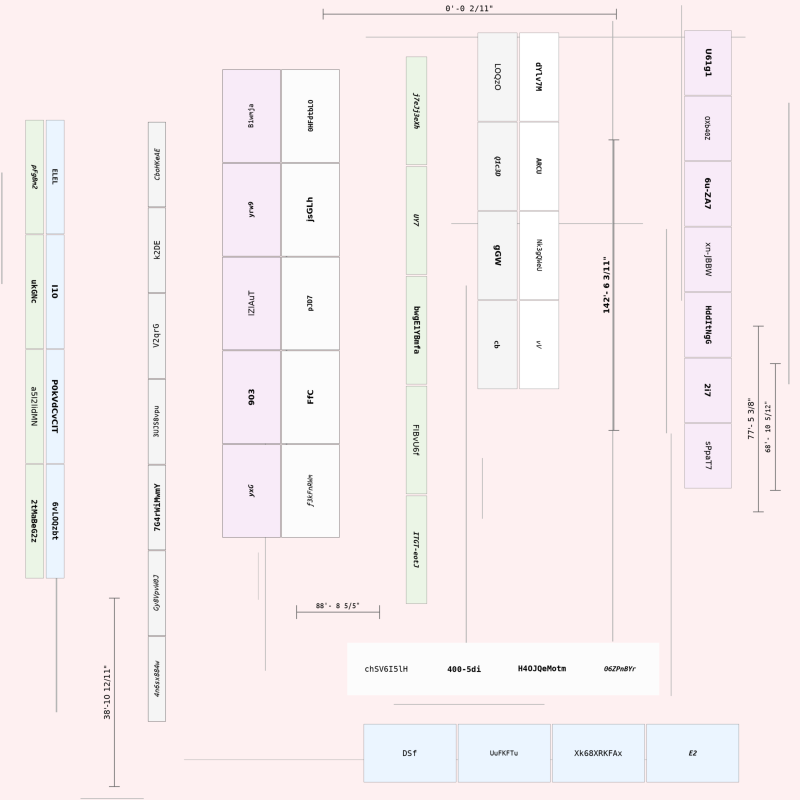
#> input picture data/sample_images/synth_00001.png, 3200 x 3200 px (shown at 1/4 size)
$ python -i classical_cv.py   (imports and definitions only)
#> lines starting #> are read from the running program, lines starting #| are printed output that depends on the picture; after the words box and inside, x2 and y2 are one past the last pixel; in counts of white or black regions, pixels touching at a corner belong together
# This is the classical CV text box drawer from the kaggle notebook

import cv2 as cv
import numpy as np

def remove_lines(image):
    #scale how long the line masks are based on image resolution
    height, width = image.shape[:2]

    if width <= 3200: #synthetic
        line_target = 15
    else:
        scale_factor = width / 7060 #resolution of store image
        line_target = max(5, int(25 * scale_factor))


    #creates a mask of only horizontal lines
    h_line_kernel = np.ones((1, line_target), np.uint8)
    h_lines = cv.morphologyEx(image, cv.MORPH_OPEN, h_line_kernel, iterations=2)

    #thicken lines to catch all of them
    h_lines = cv.dilate(h_lines, np.ones((3, 3), np.uint8), iterations=1)


    v_line_kernel = np.ones((line_target,1), np.uint8)
    v_lines = cv.morphologyEx(image, cv.MORPH_OPEN, v_line_kernel, iterations=2)
    v_lines = cv.dilate(v_lines, np.ones((3, 3), np.uint8), iterations=1)

    combined = cv.bitwise_or(h_lines, v_lines)

    #to get text only subtract the lines from the original
    text_only = cv.subtract(image, combined)

    #plt.figure(figsize=(40,24))
    #plt.imshow(text_only, cmap='gray')
    #plt.show()

    return text_only


def run_cv(file_path):
#> called with file_path = '../data/sample_images/synth_00001.png'
    img = cv.imread(file_path)
#> img is the input picture: shape (3200, 3200, 3); mean B, G, R 240.3, 238.6, 248.8
    if img is None:
        print(f"FAILED TO LOAD IMAGE AT: {file_path}")
        return []

    og_img = img.copy()
    img_gray = cv.imread(file_path, cv.IMREAD_GRAYSCALE)
#> img_gray: shape (3200, 3200); min 0, max 255, mean 241.6

    blocksize = 7 #size of block of neighboring pixels for threshold
    offsetC = 3 #positive offset helps filter out small noise


    #use mean adaptive threshold to convert image to binary (Gaussian is overkill and is more computatoinaly expensive)
    _, img_gray = cv.threshold(img_gray, 0, 255, cv.THRESH_BINARY_INV + cv.THRESH_OTSU)    #We invert so dilation works
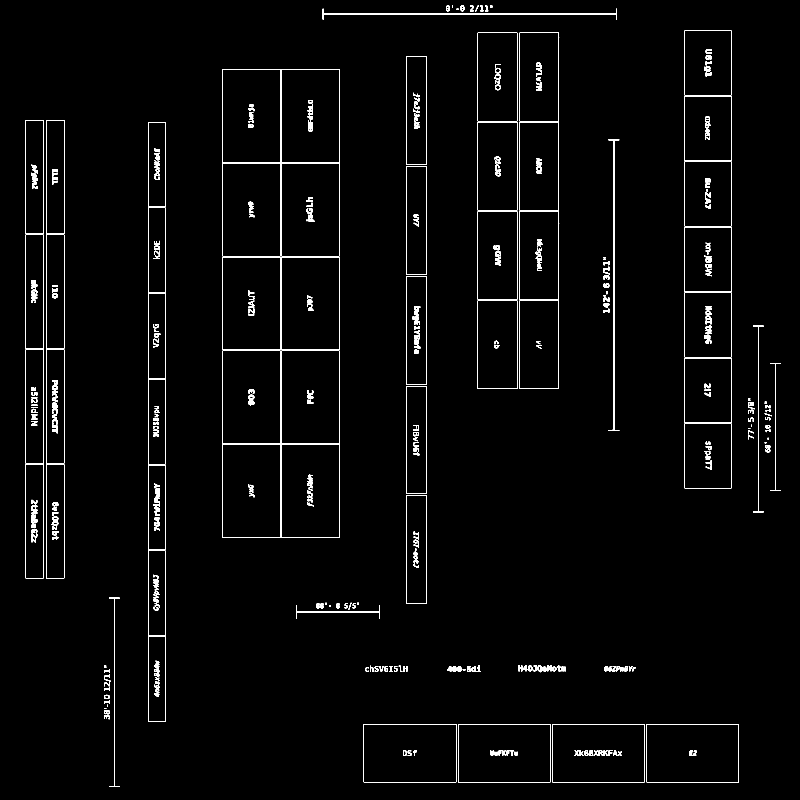
#> img_gray: shape (3200, 3200) (shown at 1/4 size); 1.3% white; 460 white regions (8 under 20 px), largest, box (x1, y1, x2, y2) and area: (1291, 35, 2467, 78) 3768, (2434, 557, 2477, 1724) 3749, (436, 2391, 479, 3148) 2511

    #Detect lines and remove them

    img_gray = remove_lines(img_gray)
#> in remove_lines, `h_lines = cv.morphologyEx(image, cv.MORPH_OPEN, h_line_kernel, iterati..`: h_lines: shape (3200, 3200); 0.21% white in thin lines or dots
#> in remove_lines, `h_lines = cv.dilate(h_lines, np.ones((3, 3), np.uint8), iterations=1)`: h_lines: shape (3200, 3200); 0.56% white; 108 white regions, largest, box (x1, y1, x2, y2) and area: (1290, 54, 2468, 59) 5890, (1184, 2446, 1521, 2451) 1685, (1454, 2895, 1826, 2898) 1116
#> in remove_lines, `v_lines = cv.morphologyEx(image, cv.MORPH_OPEN, v_line_kernel, iterati..`: v_lines: shape (3200, 3200); 0.44% white in thin lines or dots
#> in remove_lines, `v_lines = cv.dilate(v_lines, np.ones((3, 3), np.uint8), iterations=1)`:
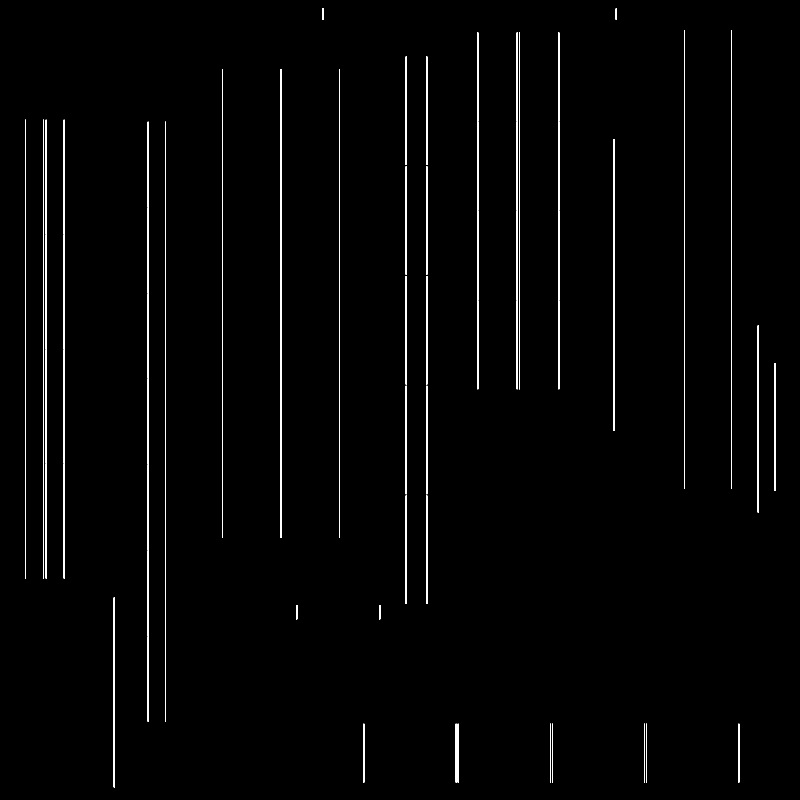
#> v_lines: shape (3200, 3200) (shown at 1/4 size); 1.2% white; 106 white regions, largest, box (x1, y1, x2, y2) and area: (2453, 557, 2458, 1724) 5835, (455, 2390, 460, 3149) 3795, (3031, 1302, 3036, 2050) 3740
#> in remove_lines, `combined = cv.bitwise_or(h_lines, v_lines)`: combined: shape (3200, 3200); 1.7% white; 55 white regions, largest, box (x1, y1, x2, y2) and area: (1290, 34, 2468, 79) 6290, (2433, 557, 2478, 1724) 6235, (435, 2390, 480, 3149) 4195
#> in remove_lines, `text_only = cv.subtract(image, combined)`:
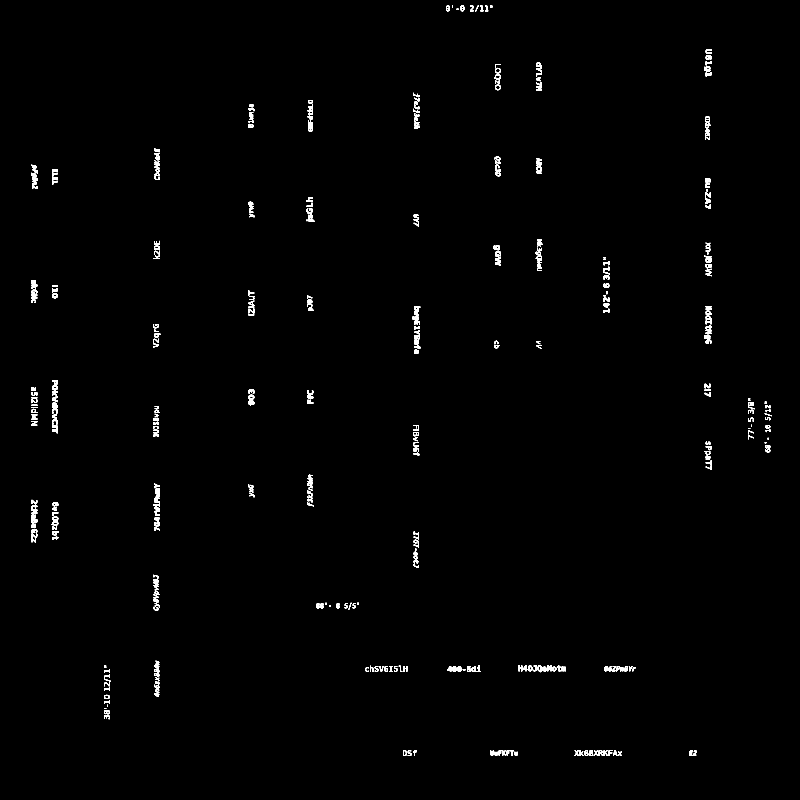
#> text_only: shape (3200, 3200) (shown at 1/4 size); 0.67% white; 405 white regions (8 under 20 px), largest, box (x1, y1, x2, y2) and area: (617, 1954, 640, 2009) 781, (1981, 1029, 2004, 1062) 487, (2816, 265, 2841, 285) 366


    #HORIZONTAL PASS
    h_kernel = np.ones((3,35),np.uint8)
    h_dilation = cv.dilate(img_gray, h_kernel, iterations=1)
#> h_dilation: shape (3200, 3200); 3% white; 207 white regions, largest, box (x1, y1, x2, y2) and area: (597, 1933, 657, 2065) 6601, (1635, 390, 1696, 516) 6366, (1211, 1898, 1272, 2029) 6314

    #VERTICAL PASS
    v_kernel = np.ones((35,3),np.uint8)
    v_dilation = cv.dilate(img_gray, v_kernel, iterations=1)
#> v_dilation: shape (3200, 3200); 2.3% white; 108 white regions, largest, box (x1, y1, x2, y2) and area: (2413, 1011, 2441, 1269) 6177, (207, 1503, 233, 1750) 6104, (415, 2646, 443, 2894) 5958

    #combine using bitwise or
    combined = cv.bitwise_or(h_dilation, v_dilation)
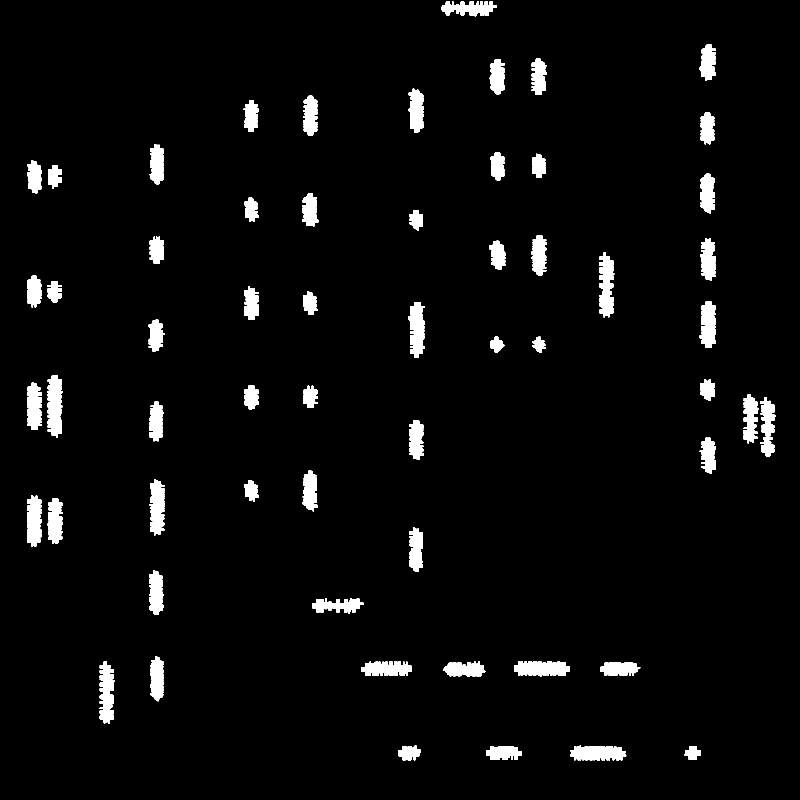
#> combined: shape (3200, 3200) (shown at 1/4 size); 3.7% white; 59 white regions


    #get outlines (contours)
    contours, _ = cv.findContours(combined, cv.RETR_EXTERNAL, cv. CHAIN_APPROX_SIMPLE)
#> contours = 59 contours; largest, box (x1, y1, x2, y2) and area: (191, 1503, 249, 1750) 11130, (2397, 1011, 2457, 1269) 10370, (1633, 1209, 1698, 1432) 10075, (2057, 2645, 2280, 2706) 10024, (399, 2646, 459, 2894) 9946


    detected_boxes = []
    for cnt in contours:
        x, y, w, h = cv.boundingRect(cnt)


        #use a an aspect ratio filter to get rid of square noise (words are rectangles)
        aspect_ratio = max(w, h) / float(min(w, h))


        if ((w > 15 and h > 50) or (h > 15 and w > 50)) and aspect_ratio > 1.1:

                #add density check (noise is almost always less dense)
                roi = img_gray[y:y+h, x:x+w]
                density = cv.countNonZero(roi) / (w * h)
                if density > .05:
                    #new logic to shrink boxes tigher around text
                    pad = 17 #17 because our kernel is 35 pixels wide, so it will add 17 pixels when dilating

                    new_x = x + pad
                    new_y = y + pad

                    # Prevent negative dimensions if the original box was somehow smaller than the padding
                    new_w = max(1, w - (2 * pad))
                    new_h = max(1, h - (2 * pad))

                    cv.rectangle(og_img, (new_x, new_y), (new_x + new_w, new_y + new_h), (0, 255, 0), 2)
                    detected_boxes.append([new_x, new_y, new_w, new_h])
#> this loop made 59 passes
#> (x, y, w, h, aspect_ratio, density, new_x, new_y) on passes 1 to 12: (2739, 2985, 65, 54, 1.2, 0.0923, 2756, 3002), (1944, 2985, 143, 54, 2.65, 0.111, 1961, 3002), (2281, 2983, 224, 58, 3.86, 0.145, 2298, 3000), (1595, 2983, 88, 58, 1.52, 0.106, 1612, 3000), (2400, 2648, 161, 54, 2.98, 0.149, 2417, 2665), (1444, 2646, 202, 58, 3.48, 0.121, 1461, 2663), (399, 2646, 60, 248, 4.13, 0.105, 416, 2663), (2057, 2645, 223, 61, 3.66, 0.173, 2074, 2662), (1773, 2645, 168, 60, 2.8, 0.145, 1790, 2662), (600, 2626, 54, 179, 3.31, 0.131, 617, 2643), (1248, 2394, 205, 61, 3.36, 0.0797, 1265, 2411), (597, 2282, 59, 178, 3.02, 0.123, 614, 2299)
#> pass 1, in run_cv, `roi = img_gray[y:y+h, x:x+w]`:
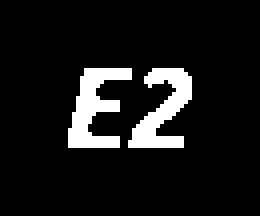
#> roi: shape (54, 65) (shown 4 times larger); 9.2% white; 2 white regions, box (x1, y1, x2, y2) and area: (17, 17, 33, 37) 165, (32, 17, 48, 37) 159
#> after the loop:
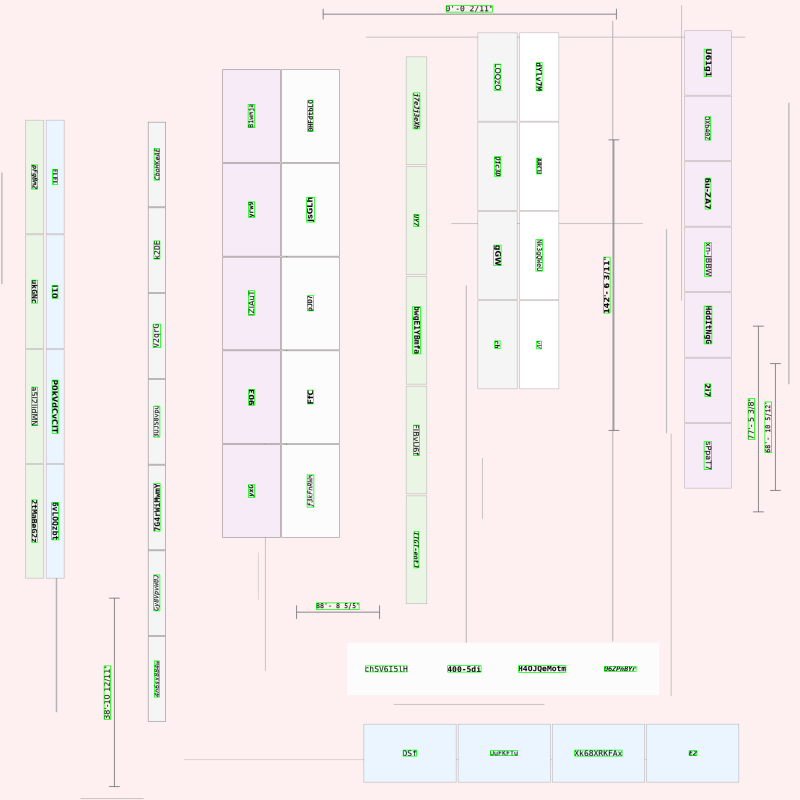
#> og_img: shape (3200, 3200, 3) (shown at 1/4 size); mean B, G, R 239.2, 238.8, 247.7
#> after the loop:
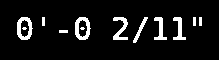
#> roi: shape (60, 219); 8.1% white; 12 white regions (2 under 20 px), largest, box (x1, y1, x2, y2) and area: (17, 17, 33, 40) 198, (75, 17, 91, 40) 198, (113, 17, 128, 40) 168
#> after the loop, detected_boxes = 59 items, first 6: [2756, 3002, 31, 20], [1961, 3002, 109, 20], [2298, 3000, 190, 24], [1612, 3000, 54, 24], [2417, 2665, 127, 20], [1461, 2663, 168, 24]

    # [7 lines of commented-out code are left out]


    return detected_boxes

>>> result = run_cv('../data/sample_images/synth_00001.png')
#> result has the same summary as detected_boxes in run_cv
